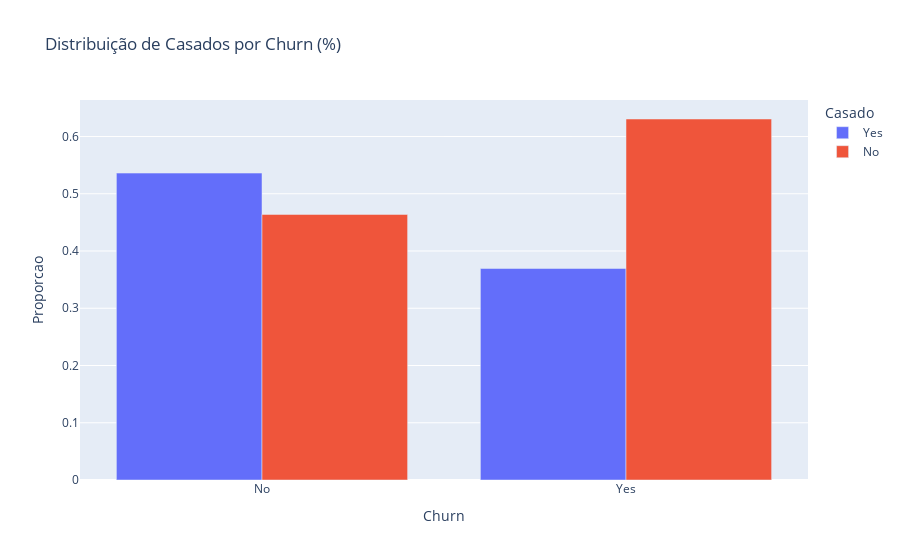

Source (notebook cell):
### Code cell
#comparando a quantidade de casados por churn

churn_casado = df.groupby('Churn')['Casado'].value_counts(normalize=True).rename('Proporcao').reset_index()

fig = px.bar(churn_casado, x='Churn', y='Proporcao', color='Casado',
             barmode='group', title='Distribuição de Casados por Churn (%)')
fig.show()

### Figure 1 — Plotly figure (JSON) as saved in the notebook; plotly's stock layout.template omitted (floating-point values rounded to 4 significant figures)
{"data": [{"alignmentgroup": "True", "hovertemplate": "Casado=Yes<br>Churn=%{x}<br>Proporcao=%{y}<extra></extra>", "legendgroup": "Yes", "marker": {"color": "#636efa", "pattern": {"shape": ""}}, "name": "Yes", "offsetgroup": "Yes", "orientation": "v", "showlegend": true, "textposition": "auto", "type": "bar", "x": ["No", "Yes"], "xaxis": "x", "y": [0.5361, 0.3694], "yaxis": "y"}, {"alignmentgroup": "True", "hovertemplate": "Casado=No<br>Churn=%{x}<br>Proporcao=%{y}<extra></extra>", "legendgroup": "No", "marker": {"color": "#EF553B", "pattern": {"shape": ""}}, "name": "No", "offsetgroup": "No", "orientation": "v", "showlegend": true, "textposition": "auto", "type": "bar", "x": ["No", "Yes"], "xaxis": "x", "y": [0.4639, 0.6306], "yaxis": "y"}], "layout": {"barmode": "group", "legend": {"title": {"text": "Casado"}, "tracegroupgap": 0}, "title": {"text": "Distribuição de Casados por Churn (%)"}, "xaxis": {"anchor": "y", "domain": [0, 1], "title": {"text": "Churn"}}, "yaxis": {"anchor": "x", "domain": [0, 1], "title": {"text": "Proporcao"}}}}
